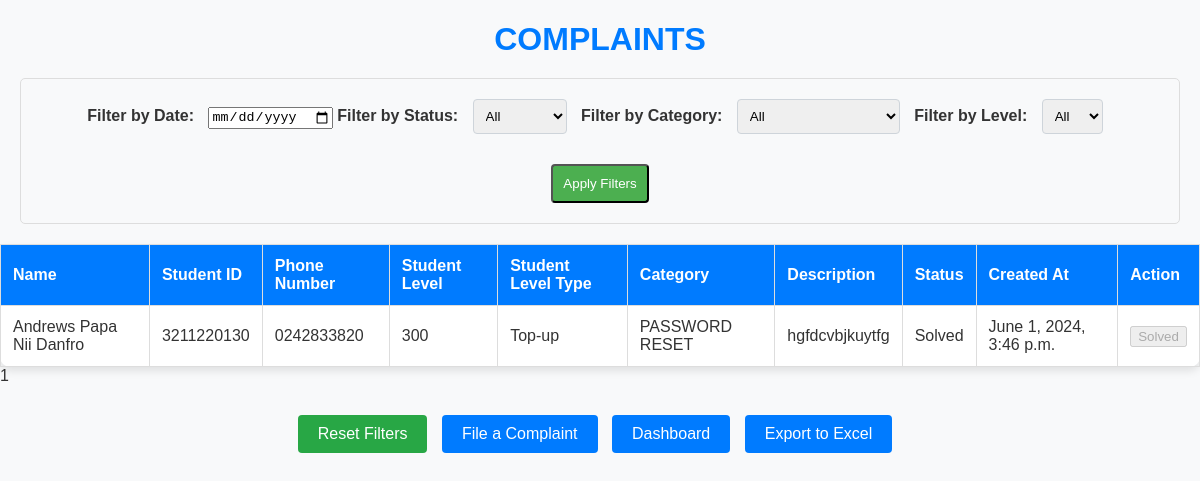
/complaints/complaint_list/ (signed in), run on the app's committed database.
### complaints/models.py (models this page shows, shortened)
class Complaint(models.Model):
    PENDING = 'Pending'
    SOLVED = 'Solved'
    STATUS_CHOICES = [
        (PENDING, 'Pending'),
        (SOLVED, 'Solved'),
    ]
    created_at = models.DateTimeField(auto_now_add=True)
    name = models.CharField(max_length=255)
    student_id = models.CharField(max_length=255)
    phone_number = models.CharField(max_length=15)
    student_level = models.ForeignKey(StudentLevel, on_delete=models.CASCADE)
    student_level_type = models.ForeignKey(StudentLevelType, on_delete=models.CASCADE)
    category = models.ForeignKey(Category, on_delete=models.CASCADE)
    description = models.TextField()
    status = models.CharField(max_length=10, choices=STATUS_CHOICES, default=PENDING)
    solved_by = models.ForeignKey(User, null=True, on_delete=models.SET_NULL)
    solved_at = models.DateTimeField(null=True)

class StudentLevel(models.Model):
    level = models.CharField(max_length=255)
    def __str__(self):
        return self.level

class StudentLevelType(models.Model):
    level_type = models.CharField(max_length=255)
    def __str__(self):
        return self.level_type

class Category(models.Model):
    name = models.CharField(max_length=255)
    is_active = models.BooleanField(default=True)

### complaints/views.py (the view, shortened to what this page needs)
# urls.py: path('complaint_list/', views.complaint_list, name='complaint_list'),
@login_required(login_url='login')
def complaint_list(request):
    complaints = Complaint.objects.all()
    categories = Category.objects.all()
    levels = StudentLevel.objects.all()
    filter_day = request.GET.get('day')
    filter_month = request.GET.get('month')
    category = request.GET.get('category')
    filter_status = request.GET.get('status')
    filter_level = request.GET.get('level')  # renamed from 'levels'
    if filter_day:
        complaints = complaints.filter(created_at__day=int(filter_day))
    if filter_month:
        complaints = complaints.filter(created_at__month=int(filter_month))
    if category:
        complaints = complaints.filter(category_id=category)
    if filter_status:
        complaints = complaints.filter(status=filter_status)
    if filter_level:  # new condition
        complaints = complaints.filter(student_level__level=filter_level)
    paginator = Paginator(complaints, 10)  # Show 10 complaints per page
    page_number = request.GET.get('page')
    page_obj = paginator.get_page(page_number)
    return render(request, 'complaints/complaint_list.html', {
        'page_obj': page_obj,
        'categories': categories,
        'levels': levels,
    })

### templates/complaints/complaint_list.html (shortened to what this page needs)
<!DOCTYPE html>
<html lang="en">
<head>
    <link rel="stylesheet" href="https://code.jquery.com/ui/1.12.1/themes/base/jquery-ui.css">
</head>
<body>
    <h1>COMPLAINTS</h1>
    <form method="get">
        <label for="date">Filter by Date:</label>
        <input type="date" id="datepicker" name="date" value="{{ request.GET.date }}">
        <label for="status">Filter by Status:</label>
        <select id="status" name="status">
            <option value="">All</option>
        </select>
        <label for="category">Filter by Category:</label>
        <select name="category">
            <option value="" {% if not request.GET.category %}selected{% endif %}>All</option>
        </select>
        <label for="level">Filter by Level:</label>
        <select name="level">
            <option value="" {% if not request.GET.level %}selected{% endif %}>All</option>
        </select>
        <input type="submit" value="Apply Filters">
    </form>
    <div class="container">
        <table>
            <thead>
                <tr>
                    <th>Name</th>
                    <th>Student ID</th>
                    <th>Phone Number</th>
                    <th>Student Level</th>
                    <th>Student Level Type</th>
                    <th>Category</th>
                    <th>Description</th>
                    <th>Status</th>
                    <th>Created At</th>
                    <th>Action</th>
                </tr>
            </thead>
            <tbody>
                {% for complaint in page_obj %}
                <tr>
                    <td>{{ complaint.name }}</td>
                    <td>{{ complaint.student_id }}</td>
                    <td>{{ complaint.phone_number }}</td>
                    <td>{{ complaint.student_level }}</td>
                    <td>{{ complaint.student_level_type }}</td>
                    <td>{{ complaint.category.name }}</td>
                    <td>{{ complaint.description }}</td>
                    <td>{{ complaint.status }}</td>
                    <td>{{ complaint.created_at }}</td>
                    <td>
                        {% if complaint.status != 'Solved' %}
                            <a href="{% url 'mark_complaint_as_solved' complaint.id %}" class="btn btn-primary">Mark as Solved</a>
                        {% else %}
                            <button disabled class="btn btn-success">Solved</button>
                        {% endif %}
                    </td>
                </tr>
                {% endfor %}
            </tbody>
        </table>
        <div class="pagination">
            <span class="current-page">{{ page_obj.number }}</span>
        </div>
    </div>
    <div class="button-container">
        <a href="{% url 'complaint_list' %}" class="reset-link">Reset Filters</a>
        <a href="{% url 'file_complaint' %}" class="action-links">File a Complaint</a>
        <a href="{% url 'dashboard' %}" class="action-links">Dashboard</a>
        <a href="{% url 'export_complaints' %}" class="action-links">Export to Excel</a>
    </div>
</body>
</html>

### templates/complaints/complaint_list.html (style rules this page uses)
body { font-family: 'Arial', sans-serif; background-color: #f8f9fa; margin: 0; padding: 0; color: #333; }
h1 { text-align: center; color: #007bff; margin-bottom: 20px; }
form { margin: 20px; padding: 20px; border: 1px solid #ddd; border-radius: 5px; text-align: center; }
label { font-weight: bold; margin-right: 10px; color: #333; }
input[type="text"], select { padding: 8px; margin-right: 10px; border: 1px solid #ced4da; border-radius: 4px; box-sizing: border-box; margin-bottom: 20px; }
input[type="submit"], a { display: inline-block; padding: 10px; background-color: #4CAF50; color: white; text-decoration: none; margin-top: 10px; border-radius: 4px; cursor: pointer; }
a.action-links { background-color: #007bff; }
.container { height: fit-content; width: fit-content; margin: 0 auto; }
table { width: 100%; border-collapse: collapse; margin-top: 20px; background-color: white; box-shadow: 0 4px 8px rgba(0, 0, 0, 0.1); border-radius: 10px; }
th, td { border: 1px solid #ddd; padding: 12px; text-align: left; }
th { background-color: #007bff; color: white; }
.button-container { text-align: center; margin-top: 20px; }
.reset-link, .action-links { display: inline-block; padding: 10px 20px; background-color: #28a745; color: white; text-decoration: none; border-radius: 4px; cursor: pointer; margin-right: 10px; }

### data on the page
Complaint: name "Andrews Papa Nii Danfro", student_id "3211220130", phone_number "0242833820", student_level "300", student_level_type "Top-up", category.name "PASSWORD RESET", description "hgfdcvbjkuytfg", status "Solved", created_at "June 1, 2024, 3:46 p.m."

### other printed values
{{ page_obj.number }} "1"
